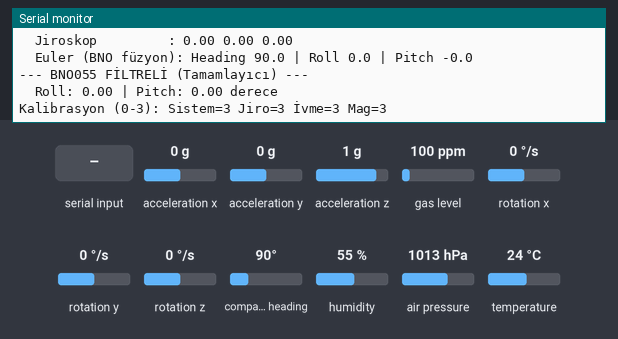
The sketch below on a simulated ESP32. Parts: the last lines printed to the serial monitor. Inputs (shaded band) come from the test bench; at power-on: acceleration x 0 g, acceleration y 0 g, acceleration z 1 g, gas level 100 ppm, rotation x 0 °/s, rotation y 0 °/s, rotation z 0 °/s, compass heading 90°, humidity 55 %, air pressure 1013 hPa, temperature 24 °C.

Above: at 9.8 s.
9.9 s: acceleration x set to -1.4 g
At 10.74 s:
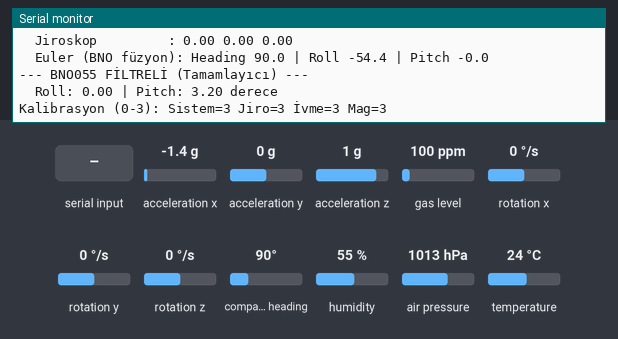
11.4 s: "de 0\n" received over Serial
12.9 s: acceleration y set to -1.4 g
At 13.35 s:
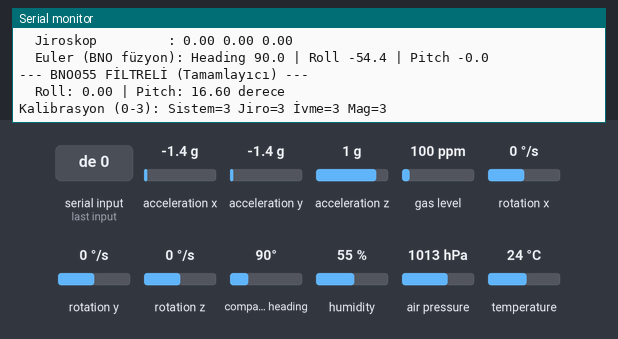
14.4 s: "M" received over Serial
At 14.56 s:
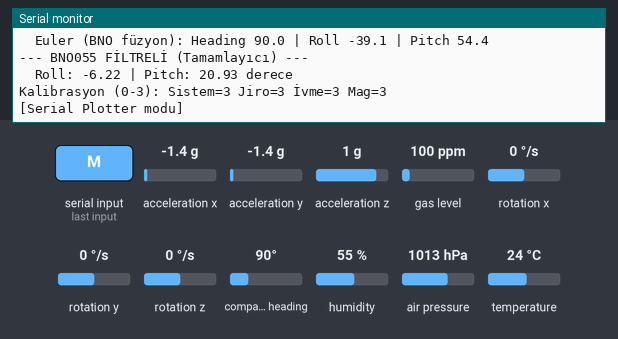
16.0 s: "M" received over Serial
At 16.6 s:
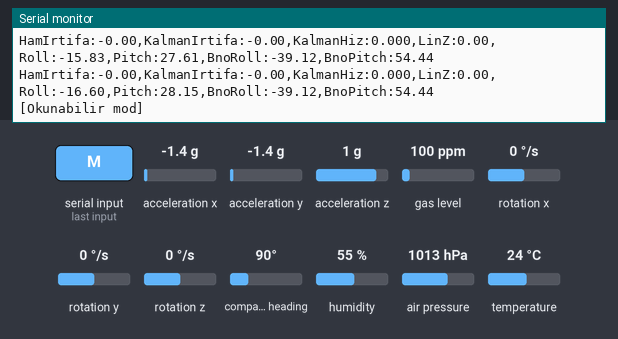
17.5 s: acceleration z set to -1.4 g
At 17.57 s:
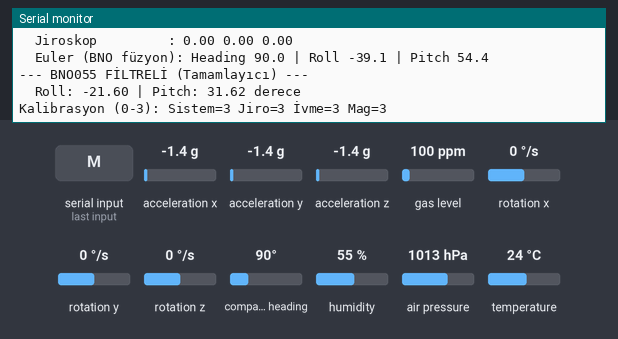
Timing chart, 0 to 20.0 s (numbered marks = the images above; inputs shaded):
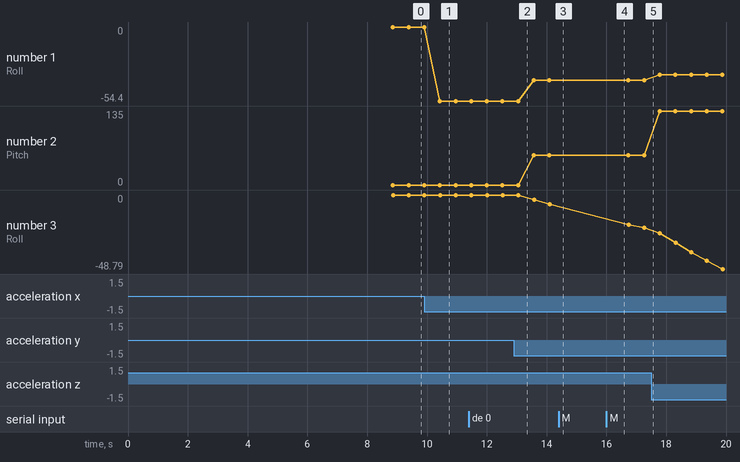

The sketch:

Sensor_Test.ino
```cpp
#include <Wire.h>
#include <Adafruit_BMP3XX.h>
#include <Adafruit_Sensor.h>
#include <Adafruit_BNO055.h>

////////////////////////////////////
// ÜLGEN UKB - SENSÖR TESTİ (BMP390 + BNO055)
// Hem HAM hem FİLTRELİ (UKB-Kod.ino'daki filtrelerle aynı) değerleri yazar.
// Serial Monitor: 115200 baud, "Yeni satır" seçili.
// Komutlar:
//   M -> Okunabilir mod / Serial Plotter modu arasında geçiş
//   Z -> Yer irtifasını yeniden ölç (kartı sabit tut)
////////////////////////////////////

Adafruit_BMP3XX bmp;
Adafruit_BNO055 bno(55, 0x28, &Wire);
bool bmpHazir = false;
bool bnoHazir = false;

////////////////////////////////////
// Sensör ham verileri
float basinc = 0, sicaklik = 0, hamIrtifa = 0;
float yerIrtifa = 0;
float accX = 0, accY = 0, accZ = 0;       // yerçekimli ivme
float linX = 0, linY = 0, linZ = 0;       // lineer ivme (yerçekimsiz)
float gyroX = 0, gyroY = 0, gyroZ = 0;    // jiroskop (derece/sn kabul edilir)
float eulerH = 0, eulerR = 0, eulerP = 0; // BNO'nun kendi füzyonu (referans)
uint8_t kalSis = 0, kalJiro = 0, kalIvme = 0, kalMag = 0;

////////////////////////////////////
// Zamanlayıcılar
unsigned long simdi          = 0;
unsigned long sensorzamani   = 0;
unsigned long sonYazdirma    = 0;
unsigned long sonZamanFiltre = 0;
bool plotterMod = false;

////////////////////////////////////
float filtrePitch = 0.0f;
float filtreRoll  = 0.0f;

float aciyiSinirla(float aci) {
  while (aci >  180.0f) aci -= 360.0f;
  while (aci < -180.0f) aci += 360.0f;
  return aci;
}

float basincIrtifa(float hPa) {
  return 44330.0f * (1.0f - pow((hPa / 1013.25f), 0.19029f));
}

////////////////////////////////////
// KALMAN FİLTRESİ (UKB-Kod.ino ile aynı)
////////////////////////////////////
float kalmanIrtifa = 0.0f;
float kalmanHiz    = 0.0f;
float P_00 = 1.0f, P_01 = 0.0f;
float P_10 = 0.0f, P_11 = 1.0f;
unsigned long sonKalmanZamani = 0;
bool kalmanBasladi = false;

const float Q_pozisyon = 0.001f;
const float Q_hiz      = 0.003f;
const float R_baro     = 2.0f;

void kalmanFiltresiGuncelle(float baroIrtifa, float dikeyIvme) {
  // Test için ilk ölçümle başlat (UKB'de 0'dan başlıyor, bkz. açıklama)
  if (!kalmanBasladi) {
    kalmanIrtifa = baroIrtifa;
    kalmanHiz    = 0.0f;
    kalmanBasladi = true;
  }

  unsigned long simdiK = millis();
  float dt = (simdiK - sonKalmanZamani) / 1000.0f;
  if (dt <= 0.0f || dt > 0.1f) dt = 0.025f;
  sonKalmanZamani = simdiK;

  float tahminIrtifa = kalmanIrtifa + (kalmanHiz * dt) + (0.5f * dikeyIvme * dt * dt);
  float tahminHiz    = kalmanHiz + (dikeyIvme * dt);

  P_00 += dt * (P_10 + P_01) + dt * dt * P_11 + Q_pozisyon;
  P_01 += dt * P_11;
  P_10 += dt * P_11;
  P_11 += Q_hiz;

  float S   = P_00 + R_baro;
  float K_0 = P_00 / S;
  float K_1 = P_10 / S;
  float hata = baroIrtifa - tahminIrtifa;

  kalmanIrtifa = tahminIrtifa + (K_0 * hata);
  kalmanHiz    = tahminHiz    + (K_1 * hata);

  float p00_t = P_00, p01_t = P_01;
  P_00 -= K_0 * p00_t;
  P_01 -= K_0 * p01_t;
  P_10 -= K_1 * p00_t;
  P_11 -= K_1 * p01_t;
}

////////////////////////////////////
// TAMAMLAYICI FİLTRE (UKB-Kod.ino ile aynı)
////////////////////////////////////
const float ALPHA = 0.98f;

void tamamlayiciFiltreUygula(float ax, float ay, float az,
                              float gx, float gy, float gz) {
  unsigned long simdiC = millis();
  float dt = (simdiC - sonZamanFiltre) / 1000.0f;
  if (dt <= 0.0f || dt > 0.1f) dt = 0.025f;
  sonZamanFiltre = simdiC;

  float rollAcc  = atan2f(ay, az)  * 180.0f / M_PI;
  float pitchAcc = atan2f(-ax, az) * 180.0f / M_PI;

  float rollGyro  = filtreRoll  + (gx * dt);
  float pitchGyro = filtrePitch + (gy * dt);

  filtreRoll  = ALPHA * rollGyro  + (1.0f - ALPHA) * rollAcc;
  filtrePitch = ALPHA * pitchGyro + (1.0f - ALPHA) * pitchAcc;

  filtreRoll  = aciyiSinirla(filtreRoll);
  filtrePitch = aciyiSinirla(filtrePitch);
}

////////////////////////////////////
// YER İRTİFASI ÖLÇ (50 örnek ortalaması)
////////////////////////////////////
void yerIrtifaOlc() {
  Serial.println(F("Yer irtifası ölçülüyor (kartı sabit tut)..."));
  float toplam = 0;
  int adet = 0;
  for (int i = 0; i < 50; i++) {
    if (bmp.performReading()) {
      toplam += basincIrtifa(bmp.pressure / 100.0f);
      adet++;
    }
    delay(20);
  }
  if (adet > 0) {
    yerIrtifa = toplam / adet;
    Serial.printf("Yer irtifası: %.2f m (mutlak)\n", yerIrtifa);
  } else {
    Serial.println(F("HATA: BMP390 okunamadı!"));
  }
}

////////////////////////////////////
// SENSÖR OKU
////////////////////////////////////
void sensorOku() {
  if (bnoHazir) {
    imu::Vector<3> acc   = bno.getVector(Adafruit_BNO055::VECTOR_ACCELEROMETER);
    imu::Vector<3> gyro  = bno.getVector(Adafruit_BNO055::VECTOR_GYROSCOPE);
    imu::Vector<3> lin   = bno.getVector(Adafruit_BNO055::VECTOR_LINEARACCEL);
    imu::Vector<3> euler = bno.getVector(Adafruit_BNO055::VECTOR_EULER);

    accX = acc.x();  accY = acc.y();  accZ = acc.z();
    linX = lin.x();  linY = lin.y();  linZ = lin.z();
    gyroX = gyro.x(); gyroY = gyro.y(); gyroZ = gyro.z();
    eulerH = euler.x(); eulerR = euler.y(); eulerP = euler.z();

    tamamlayiciFiltreUygula(accX, accY, accZ, gyroX, gyroY, gyroZ);
    bno.getCalibration(&kalSis, &kalJiro, &kalIvme, &kalMag);
  }

  if (bmpHazir && bmp.performReading()) {
    basinc    = bmp.pressure / 100.0f;
    sicaklik  = bmp.temperature;
    hamIrtifa = basincIrtifa(basinc);
    kalmanFiltresiGuncelle(hamIrtifa, linZ);   // UKB gibi lineer Z ivmesi kullanılıyor
  }
}

////////////////////////////////////
// YAZDIRMA
////////////////////////////////////
void okunabilirYazdir() {
  Serial.printf("\n=========== t = %.2f sn ===========\n", simdi / 1000.0f);

  Serial.println(F("--- BMP390 HAM ---"));
  Serial.printf("  Basınç: %.2f hPa | Sıcaklık: %.2f C\n", basinc, sicaklik);
  Serial.printf("  İrtifa (mutlak): %.2f m | İrtifa (yere göre): %.2f m\n", hamIrtifa, hamIrtifa - yerIrtifa);

  Serial.println(F("--- BMP390 FİLTRELİ (Kalman) ---"));
  Serial.printf("  İrtifa (yere göre): %.2f m | Hız: %.3f m/s\n", kalmanIrtifa - yerIrtifa, kalmanHiz);

  Serial.println(F("--- BNO055 HAM ---"));
  Serial.printf("  İvme (yerçekimli): %.2f %.2f %.2f m/s²\n", accX, accY, accZ);
  Serial.printf("  Lineer ivme      : %.2f %.2f %.2f m/s²\n", linX, linY, linZ);
  Serial.printf("  Jiroskop         : %.2f %.2f %.2f\n", gyroX, gyroY, gyroZ);
  Serial.printf("  Euler (BNO füzyon): Heading %.1f | Roll %.1f | Pitch %.1f\n", eulerH, eulerR, eulerP);

  Serial.println(F("--- BNO055 FİLTRELİ (Tamamlayıcı) ---"));
  Serial.printf("  Roll: %.2f | Pitch: %.2f derece\n", filtreRoll, filtrePitch);

  Serial.printf("Kalibrasyon (0-3): Sistem=%d Jiro=%d İvme=%d Mag=%d\n", kalSis, kalJiro, kalIvme, kalMag);
}

void plotterYazdir() {
  // Arduino IDE -> Araçlar -> Serial Plotter ile çizdirilebilir
  Serial.printf("HamIrtifa:%.2f,KalmanIrtifa:%.2f,KalmanHiz:%.3f,LinZ:%.2f,Roll:%.2f,Pitch:%.2f,BnoRoll:%.2f,BnoPitch:%.2f\n",
                hamIrtifa - yerIrtifa, kalmanIrtifa - yerIrtifa, kalmanHiz, linZ,
                filtreRoll, filtrePitch, eulerR, eulerP);
}

////////////////////////////////////
void komutIsle() {
  while (Serial.available()) {
    char k = toupper(Serial.read());
    if (k == 'M') {
      plotterMod = !plotterMod;
      Serial.println(plotterMod ? F("[Serial Plotter modu]") : F("[Okunabilir mod]"));
    } else if (k == 'Z') {
      if (bmpHazir) yerIrtifaOlc();
    }
  }
}

////////////////////////////////////
void setup() {
  Serial.begin(115200);
  unsigned long bekle = millis();
  while (!Serial && millis() - bekle < 3000);

  Wire.begin();

  bmpHazir = bmp.begin_I2C(0x77) || bmp.begin_I2C(0x76);
  if (bmpHazir) {
    bmp.setTemperatureOversampling(BMP3_OVERSAMPLING_8X);
    bmp.setPressureOversampling(BMP3_OVERSAMPLING_4X);
    bmp.setIIRFilterCoeff(BMP3_IIR_FILTER_COEFF_3);
    bmp.setOutputDataRate(BMP3_ODR_50_HZ);
    Serial.println(F("BMP390: OK"));
  } else {
    Serial.println(F("BMP390: HATA (bulunamadı)"));
  }

  if (bno.begin()) {
    bnoHazir = true;
    bno.setExtCrystalUse(true);
    Serial.println(F("BNO055: OK"));
  } else {
    Serial.println(F("BNO055: HATA (bulunamadı)"));
  }

  if (bmpHazir) yerIrtifaOlc();
  Serial.println(F("Komutlar: M = plotter/okunabilir, Z = yer irtifasını yeniden ölç"));
}

////////////////////////////////////
void loop() {
  simdi = millis();
  komutIsle();

  if (simdi - sensorzamani >= 25) {
    sensorzamani = simdi;
    sensorOku();

    if (plotterMod) {
      if (simdi - sonYazdirma >= 50) { sonYazdirma = simdi; plotterYazdir(); }
    } else {
      if (simdi - sonYazdirma >= 500) { sonYazdirma = simdi; okunabilirYazdir(); }
    }
  }
}
```

Measured:
- after the input at 9.9 s, the serial monitor: prints a new line after 0.52 s (image 1)
- after the input at 14.4 s, the serial monitor: prints a new line at once (image 3)
- after the input at 16.0 s, the serial monitor: prints a new line after 0.07 s (image 4)
- plotted number 1: 0 → -54.4 after the input at 9.9 s, -54.4 → -39.1 after the input at 12.9 s, -39.1 → -35.2 after the input at 17.5 s
- plotted number 2: 0 → 54.4 after the input at 12.9 s, 54.4 → 135 after the input at 17.5 s
- plotted number 3: 0 → -6.22 after the input at 12.9 s, -21.6 → -48.79 after the input at 17.5 s
